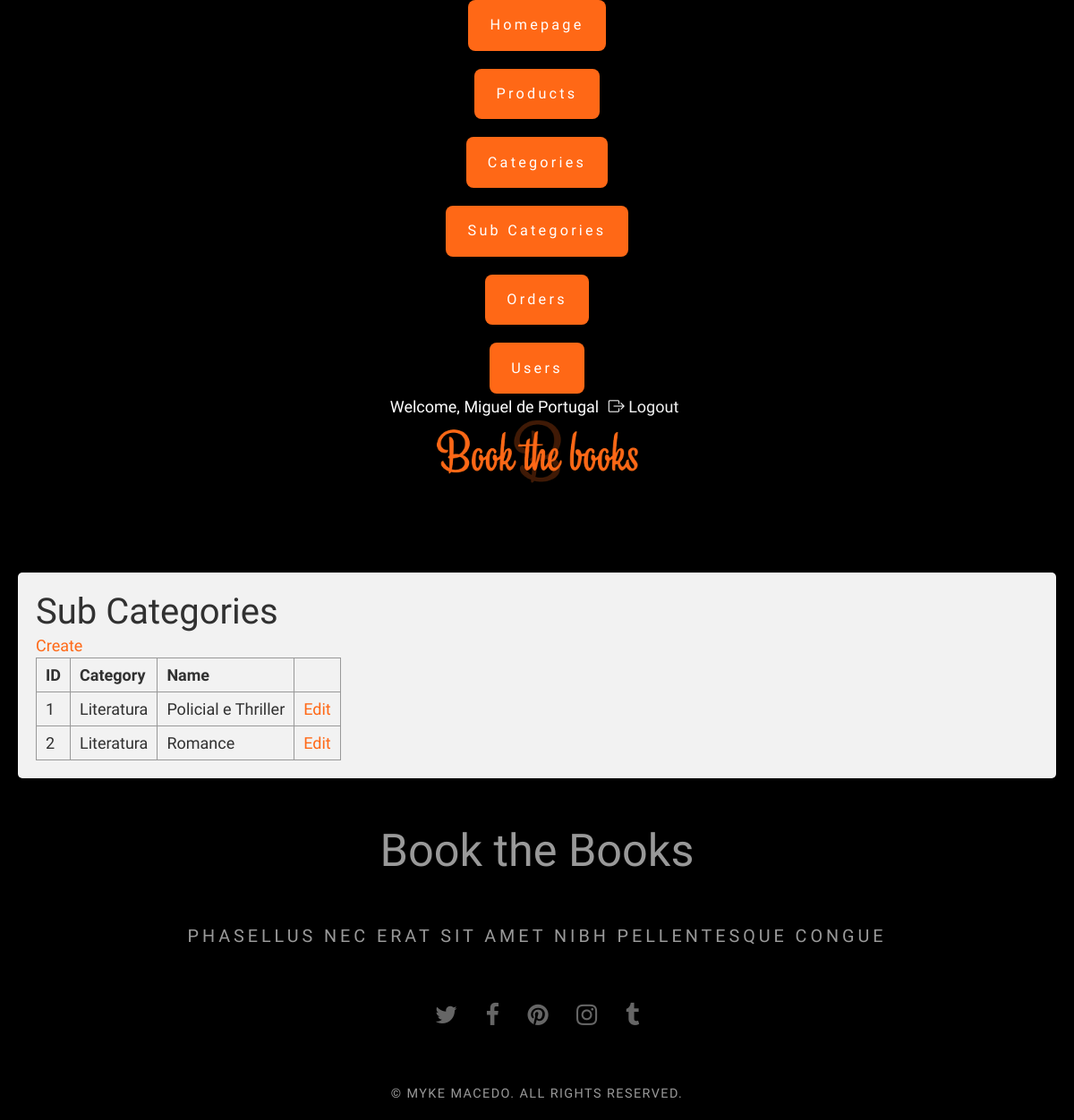
/admin/sub-categories/index.php (signed in), run on an earlier commit of the app's database.
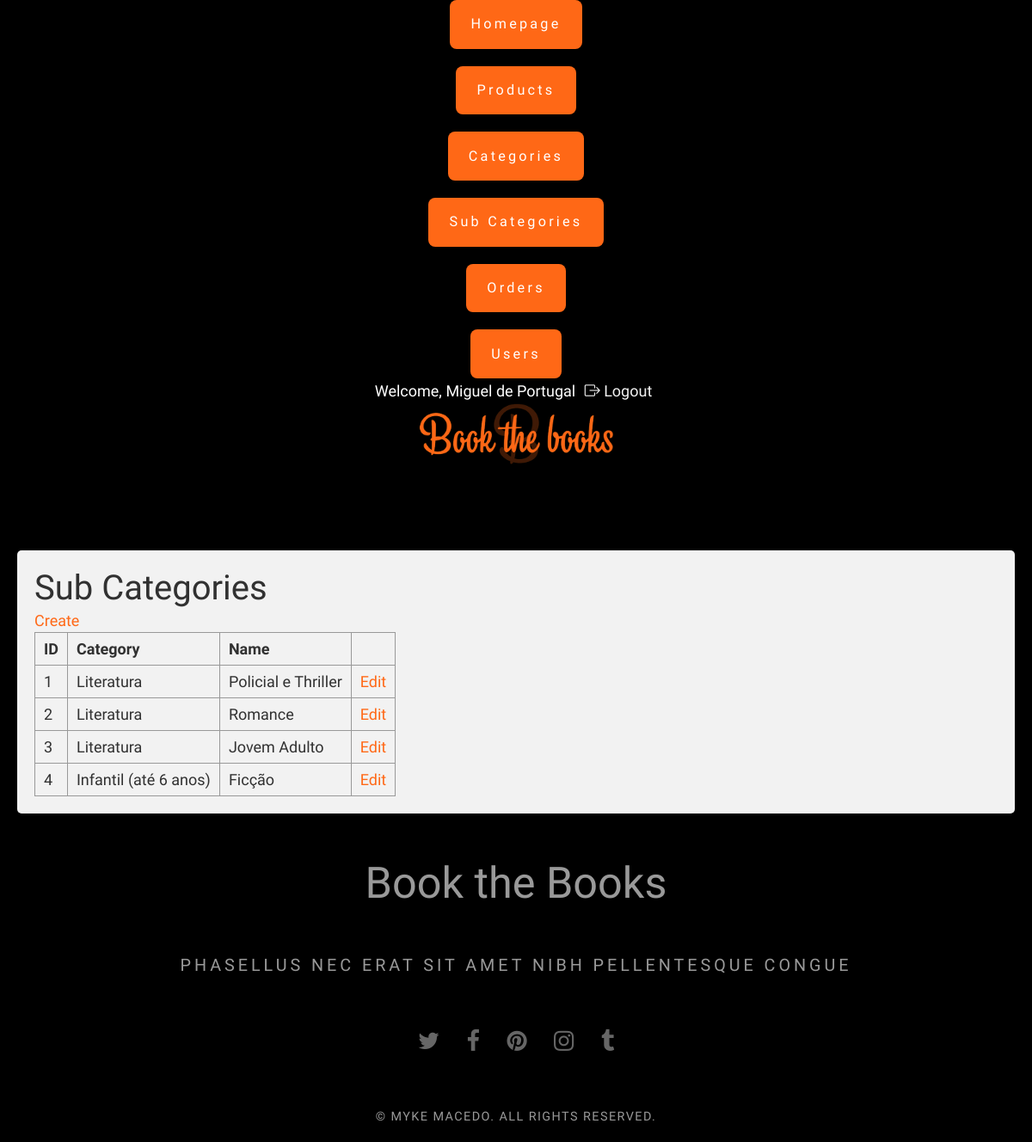
And on a later commit of the database.
### tables this page shows
CREATE TABLE `sub_category` (
  `id` int unsigned NOT NULL AUTO_INCREMENT,
  `category_id` int DEFAULT NULL,
  `name` varchar(255) DEFAULT NULL,
  PRIMARY KEY (`id`)
);

CREATE TABLE `category` (
  `id` int unsigned NOT NULL AUTO_INCREMENT,
  `name` varchar(255) DEFAULT NULL,
  PRIMARY KEY (`id`)
);

### admin/sub-categories/index.php (the view, shortened to what this page needs)
<?php
require '../common.php';
$result = mysqli_query($dbc, "SELECT sub_category.id, sub_category.name, category.name AS category_name FROM sub_category JOIN category ON sub_category.category_id = category.id");
?>
<!DOCTYPE html>
<html>
<head>
<?php include '../../_head.php' ?>
<body>
<?php include '../_header.php' ?>
<div class="admin-list">
	<h1>Sub Categories</h1>
	<a href="/admin/sub-categories/create.php">Create</a>
	<table class="list-table">
		<thead>
			<tr>
				<th>ID</th>
				<th>Category</th>
				<th>Name</th>
				<th></th>
			</tr>
		</thead>
		<tbody>
			<?php while ($row = mysqli_fetch_assoc($result)): ?>
			<tr>
				<td><?php echo $row['id'] ?></td>
				<td><?php echo $row['category_name'] ?></td>
				<td><?php echo $row['name'] ?></td>
				<td>
					<a href="/admin/sub-categories/edit.php?id=<?php echo $row['id'] ?>">Edit</a>
				</td>
			</tr>
			<?php endwhile ?>
		</tbody>
	</table>
</div>
<?php include '../../footer.php' ?>
</body>
</html>

What changed in the data, as far as the page shows it:
added sub_category: id "3", category.name "Literatura", name "Jovem Adulto"
added sub_category: id "4", category.name "Infantil (até 6 anos)", name "Ficção"
